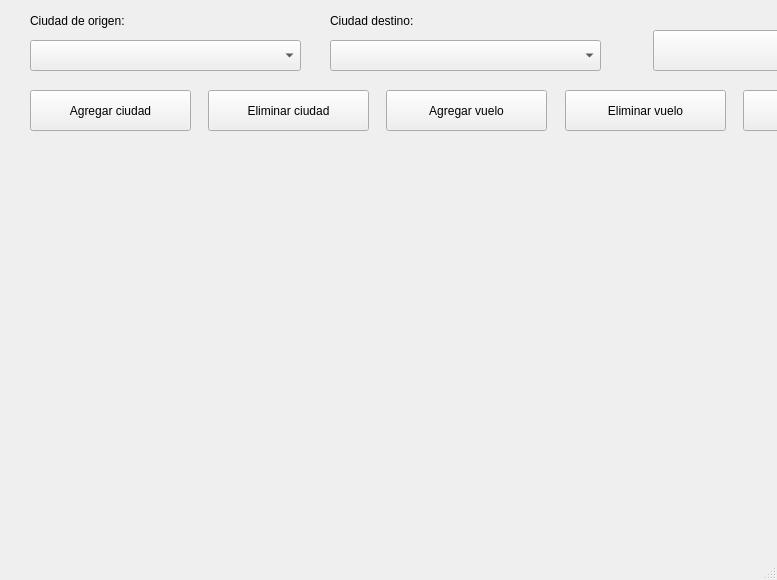
<?xml version="1.0" encoding="UTF-8"?>
<ui version="4.0">
 <class>MainWindow</class>
 <widget class="QMainWindow" name="MainWindow">
  <property name="geometry">
   <rect>
    <x>0</x>
    <y>0</y>
    <width>777</width>
    <height>580</height>
   </rect>
  </property>
  <property name="cursor">
   <cursorShape>PointingHandCursor</cursorShape>
  </property>
  <property name="windowTitle">
   <string>Reserva de vuelos</string>
  </property>
  <widget class="QWidget" name="centralwidget">
   <widget class="QLabel" name="image">
    <property name="geometry">
     <rect>
      <x>10</x>
      <y>140</y>
      <width>1280</width>
      <height>853</height>
     </rect>
    </property>
    <property name="text">
     <string/>
    </property>
    <property name="scaledContents">
     <bool>true</bool>
    </property>
   </widget>
   <widget class="QPushButton" name="button_calcularRutaOptima">
    <property name="geometry">
     <rect>
      <x>653</x>
      <y>30</y>
      <width>608</width>
      <height>41</height>
     </rect>
    </property>
    <property name="text">
     <string>Calcular ruta óptima</string>
    </property>
   </widget>
   <widget class="QComboBox" name="comboBox">
    <property name="geometry">
     <rect>
      <x>30</x>
      <y>40</y>
      <width>271</width>
      <height>31</height>
     </rect>
    </property>
   </widget>
   <widget class="QLabel" name="label">
    <property name="geometry">
     <rect>
      <x>30</x>
      <y>10</y>
      <width>131</width>
      <height>21</height>
     </rect>
    </property>
    <property name="text">
     <string>Ciudad de origen:</string>
    </property>
   </widget>
   <widget class="QLabel" name="label_2">
    <property name="geometry">
     <rect>
      <x>330</x>
      <y>10</y>
      <width>131</width>
      <height>21</height>
     </rect>
    </property>
    <property name="text">
     <string>Ciudad destino:</string>
    </property>
   </widget>
   <widget class="QComboBox" name="comboBox_2">
    <property name="geometry">
     <rect>
      <x>330</x>
      <y>40</y>
      <width>271</width>
      <height>31</height>
     </rect>
    </property>
   </widget>
   <widget class="QPushButton" name="button_AgregarCiudad">
    <property name="geometry">
     <rect>
      <x>30</x>
      <y>90</y>
      <width>161</width>
      <height>41</height>
     </rect>
    </property>
    <property name="text">
     <string>Agregar ciudad</string>
    </property>
   </widget>
   <widget class="QPushButton" name="button_AgregarConexion">
    <property name="geometry">
     <rect>
      <x>386</x>
      <y>90</y>
      <width>161</width>
      <height>41</height>
     </rect>
    </property>
    <property name="text">
     <string>Agregar vuelo</string>
    </property>
   </widget>
   <widget class="QPushButton" name="button_EliminarCiudad">
    <property name="geometry">
     <rect>
      <x>208</x>
      <y>90</y>
      <width>161</width>
      <height>41</height>
     </rect>
    </property>
    <property name="text">
     <string>Eliminar ciudad</string>
    </property>
   </widget>
   <widget class="QPushButton" name="button_EliminarVuelo">
    <property name="geometry">
     <rect>
      <x>565</x>
      <y>90</y>
      <width>161</width>
      <height>41</height>
     </rect>
    </property>
    <property name="text">
     <string>Eliminar vuelo</string>
    </property>
   </widget>
   <widget class="QPushButton" name="button_ModificarVuelo">
    <property name="geometry">
     <rect>
      <x>743</x>
      <y>90</y>
      <width>161</width>
      <height>41</height>
     </rect>
    </property>
    <property name="text">
     <string>Modificar vuelo</string>
    </property>
   </widget>
   <widget class="QPushButton" name="button_CargarGrafo">
    <property name="geometry">
     <rect>
      <x>922</x>
      <y>90</y>
      <width>161</width>
      <height>41</height>
     </rect>
    </property>
    <property name="text">
     <string>Cargar Grafo</string>
    </property>
   </widget>
   <widget class="QPushButton" name="button_GuardarGrafo">
    <property name="geometry">
     <rect>
      <x>1100</x>
      <y>90</y>
      <width>161</width>
      <height>41</height>
     </rect>
    </property>
    <property name="text">
     <string>Guardar Grafo</string>
    </property>
   </widget>
  </widget>
  <widget class="QMenuBar" name="menubar">
   <property name="geometry">
    <rect>
     <x>0</x>
     <y>0</y>
     <width>777</width>
     <height>22</height>
    </rect>
   </property>
  </widget>
  <widget class="QStatusBar" name="statusbar"/>
 </widget>
 <resources/>
 <connections/>
</ui>
